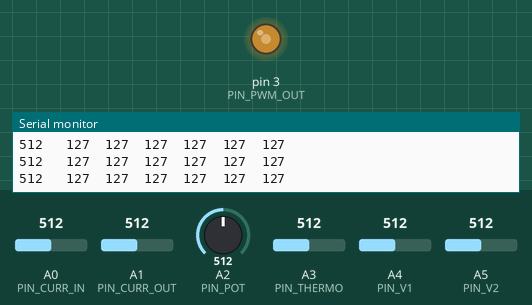
The sketch below on a simulated Arduino Uno, built with avr-gcc and run on an emulated ATmega328P. Shown: output pins drawn as LEDs (lit = HIGH), the last lines printed to the serial monitor. Inputs (shaded band) come from the test bench; at power-on: A2 (PIN_POT) = 512, A0 (PIN_CURR_IN) = 512, A1 (PIN_CURR_OUT) = 512, A3 (PIN_THERMO) = 512, A4 (PIN_V1) = 512, A5 (PIN_V2) = 512.

Above: at 1.2 s.
1.3 s: A2 (PIN_POT) set to 30
At 2.4 s:
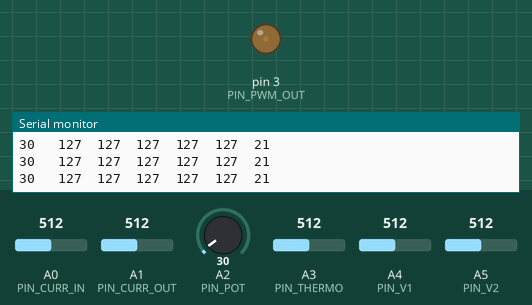
2.8 s: A2 (PIN_POT) set to 716
At 3.5 s:
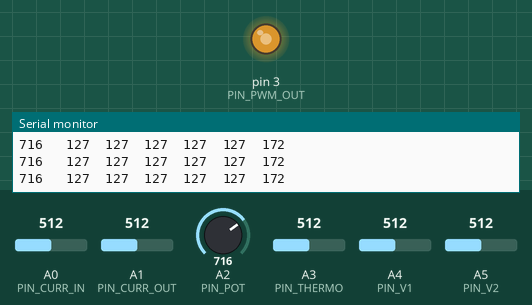
4.3 s: A2 (PIN_POT) set to 992
At 5.5 s:
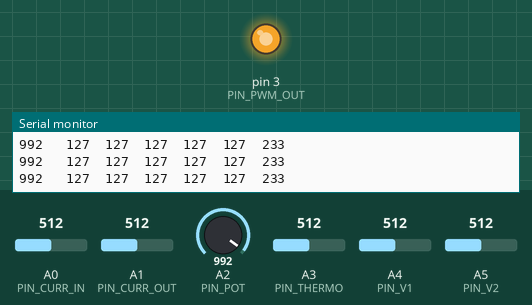
5.8 s: A0 (PIN_CURR_IN) set to 43
8.8 s: A0 (PIN_CURR_IN) set to 37
Timing chart, 0 to 11.3 s (numbered marks = the images above; inputs shaded):
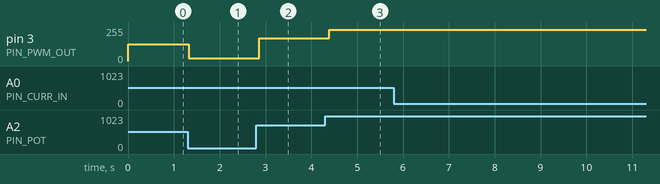

Measured:
- after the input at 1.3 s, pin 3 (PIN_PWM_OUT): 127/255 → 21/255 at once
- after the input at 2.8 s, pin 3 (PIN_PWM_OUT): 21/255 → 172/255 after 0.06 s
- after the input at 4.3 s, pin 3 (PIN_PWM_OUT): 172/255 → 233/255 after 0.09 s

The sketch:

pwmTest.ino
```cpp
//test code for junior design power supply
//Paige Barylsky
////////////////////////////////////////////////

//ANALOUGE INPUT PIN DECLARATIONS
#define PIN_CURR_IN    A0 //Analog input pin for Current Shunt Monitor
#define PIN_CURR_OUT   A1 //Analog input pin for Current Shunt Monitor
#define PIN_POT        A2 //Analog input pin that the potentiometer is attached to
#define PIN_THERMO     A3 //Analog input pin for thermoresistor
#define PIN_V1         A4 //Analog input to monitor voltage
#define PIN_V2         A5 //Analog input to monitor voltage

//PWM OUTPUT PIN
#define PIN_PWM_OUT    3  //Analog output pin for PWM signal to tip29C
//Global Variable Declaration
int pot_signal;        // input read from the pot
int pwm_output_value;  // value mapped from 0 to 1023 from pot_signal for PWM analogWrite to tip29C base
int curr_in_signal;    // input value stored from current sensor measureing input of U1
int curr_out_signal;   // input value stored from current sensor measureing ouput of U1
int curr_in_value;     // the value mapped from 0 to 1023 from curr_in_signal
int curr_out_value;    // the value mapped from 0 to 1023 from curr_out_signal
int v1_signal;         // input value of the voltage measured from PIN_V1, attached to 3.3v input
int v2_signal;         // input value of the voltage measured from PIN_V1, attached to 3.3v input
int v1;                // the value mapped from v1_signal
int v2;                // the value mapped from v2_signal
int thermo_signal;     // input value of thermoresistor
int thermo_value;      // the value mapped from thermo_signal
//INITALIZATION FUNCTION
void setup() {
  pinMode(PIN_PWM_OUT, OUTPUT);     //set digital pin 3, pwm, as output
  pinMode(PIN_CURR_IN, INPUT);
  pinMode(PIN_CURR_OUT, INPUT);
  pinMode(PIN_POT, INPUT);
  pinMode(PIN_THERMO, INPUT);
  pinMode(PIN_V2, INPUT);
  pinMode(PIN_V1, INPUT);

  analogWrite(PIN_PWM_OUT, 1023);  //initalize to cutoff transistor by raising base voltage
  Serial.begin(9600);             //initialize serial communications at 9600 baud
}
//ENDLESS LOOP
void loop() {
  /////////Read Pot, Map value to max range, write to PWM//
  pot_signal = analogRead(PIN_POT);                     // read the analog in value
  pwm_output_value = map(pot_signal, 0, 1023, 15, 240);// map it to the range of the analog out:
  analogWrite(PIN_PWM_OUT, pwm_output_value);               // change the analog out value:
  /////////////////////////////////////////////////////

  //////////////Read and map current values/////////////////////
  curr_in_signal = analogRead(PIN_CURR_IN);                  //
  curr_in_value = map(curr_in_signal, 0, 1023, 0, 255);     //
  curr_out_signal = analogRead(PIN_CURR_OUT);              //
  curr_out_value = map(curr_out_signal, 0, 1023, 0, 255); //
  /////////////////////////////////////////////////////////
  //////////////Read and map Thermo value/////////////////
  thermo_signal = analogRead(PIN_THERMO);              //
  thermo_value = map(thermo_signal, 0, 1023, 15, 240);//
  //////////////Read and map voltage values////////////
  v1_signal = analogRead(PIN_V1);
  v1 = map(v1_signal, 0, 1023, 15, 240);//
  v2_signal = analogRead(PIN_V2);
  v2 = map(v2_signal, 0, 1023, 15, 240);//

  ////////print the results to the Serial Monitor://////
  Serial.print(pot_signal);
  Serial.print("\t ");
  Serial.print(curr_in_value);
  Serial.print("\t");
  Serial.print(curr_out_value);
  Serial.print("\t");
  Serial.print(thermo_value);
  Serial.print("\t");
  Serial.print(v1);
  Serial.print("\t");
  Serial.print(v2);
  Serial.print("\t");
  Serial.println(pwm_output_value);


  delay(100);    // wait 100 milliseconds before the next loop
}
```
